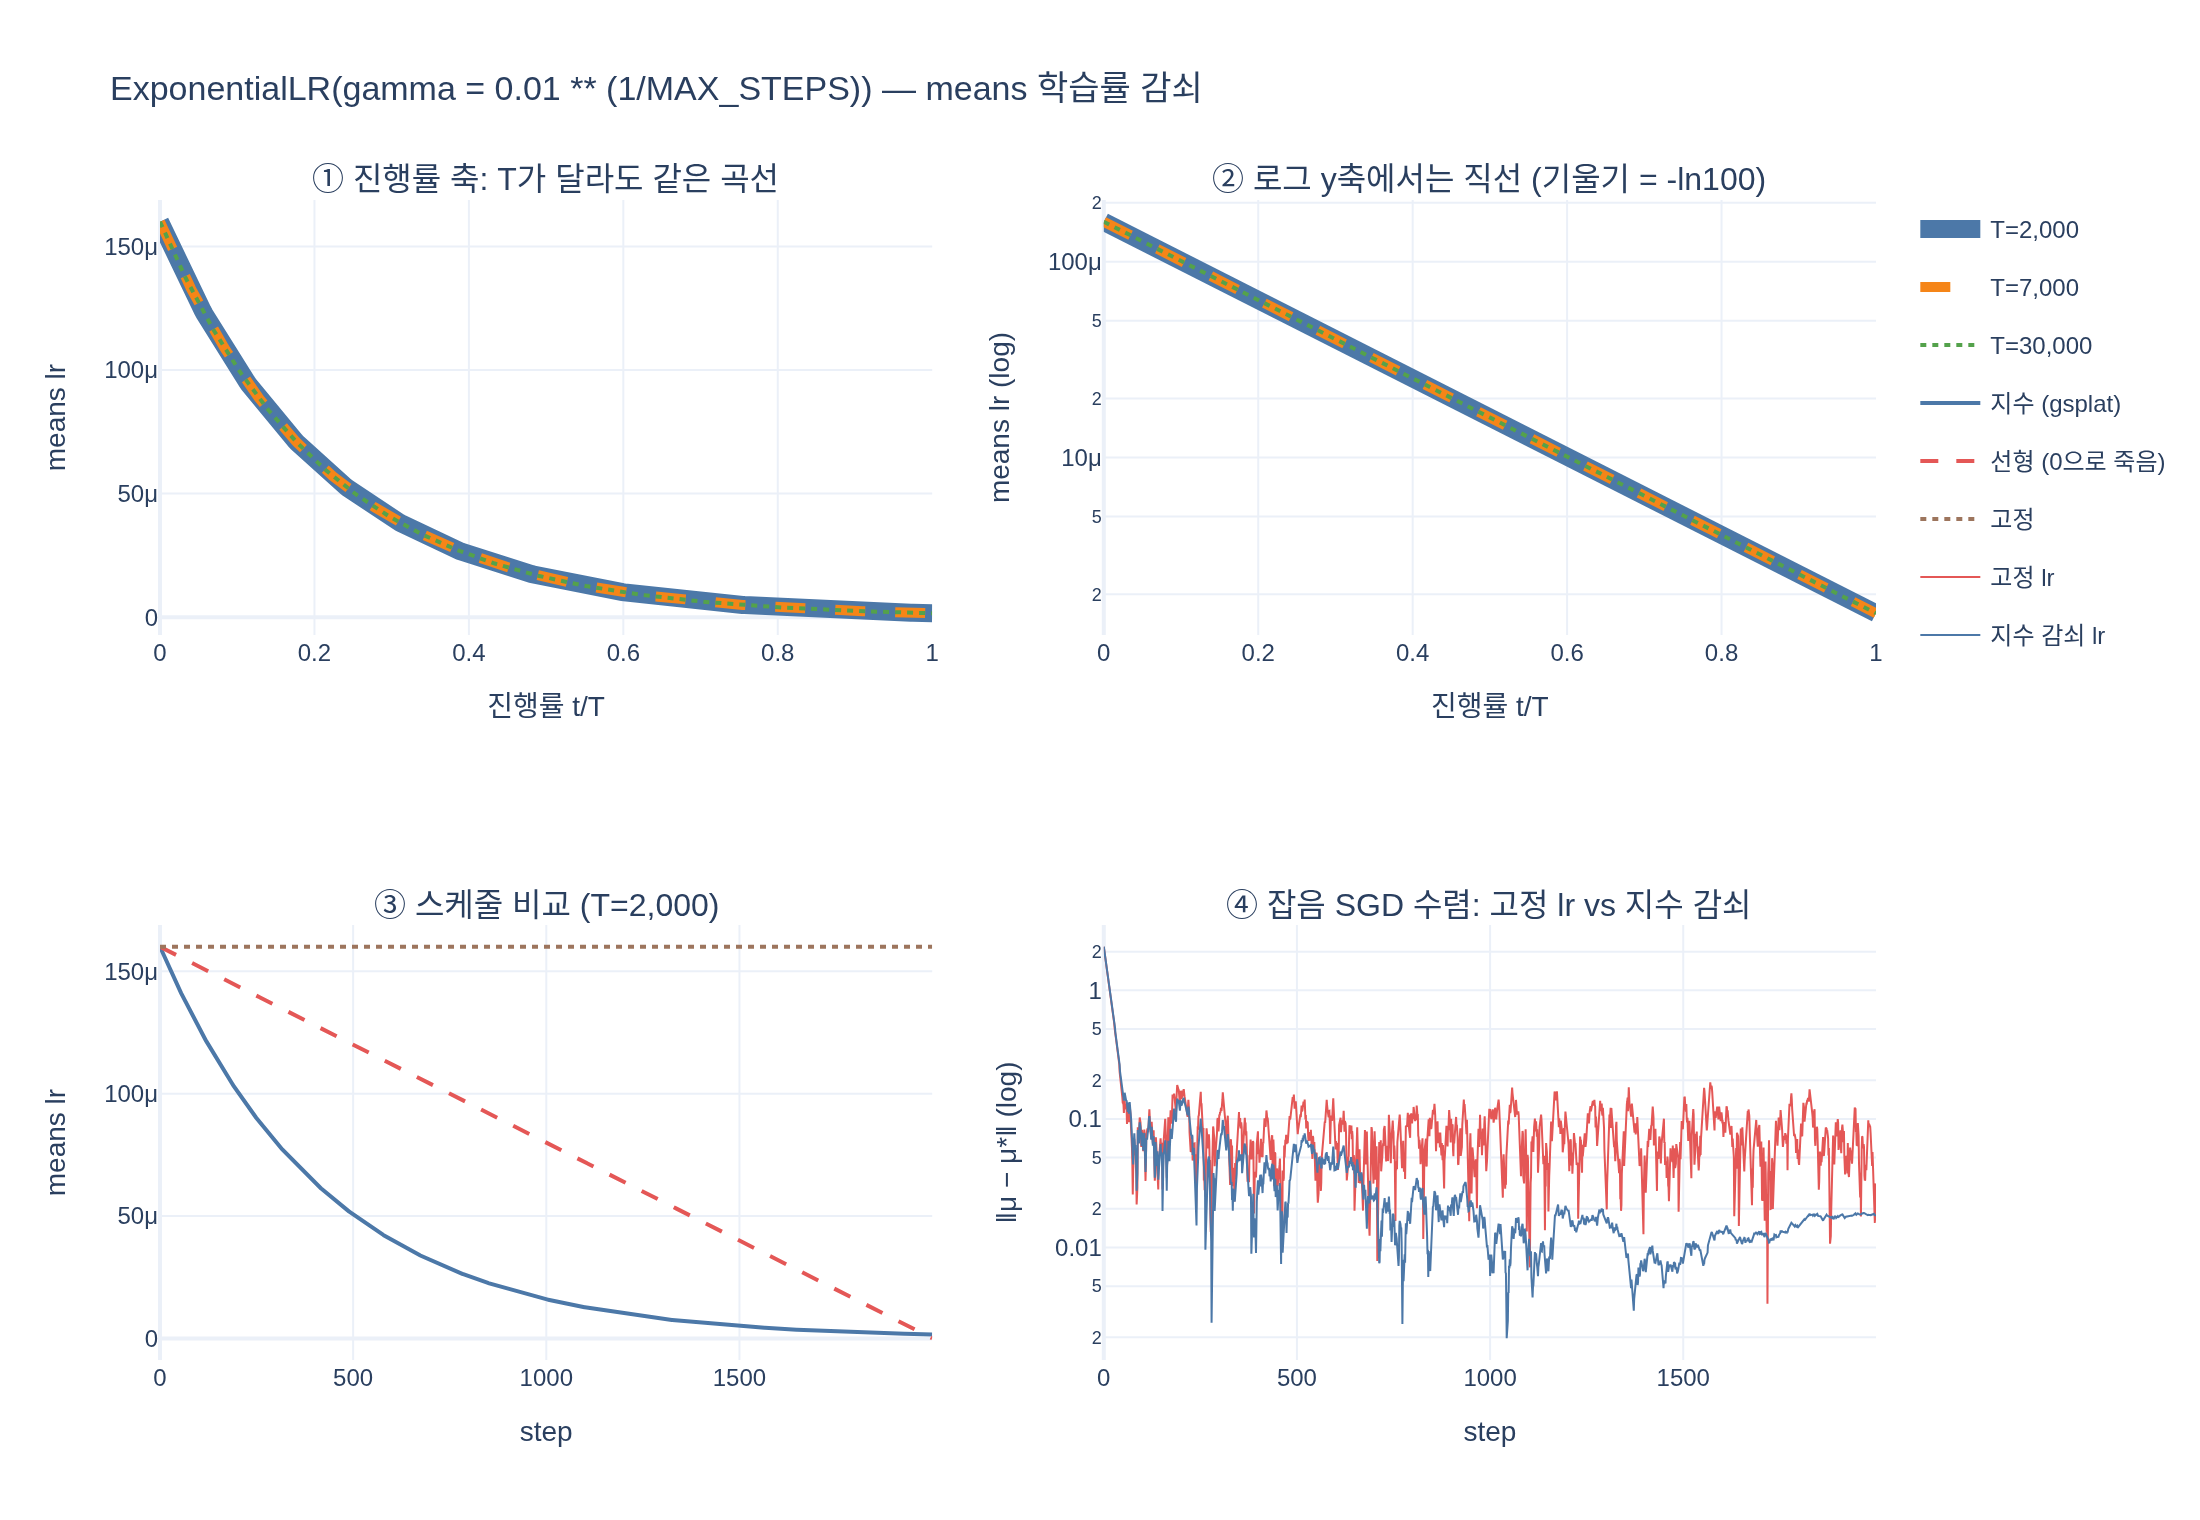

This chart was generated by the following Python code:
# %% [markdown]
# # `means` 학습률 지수 감쇠 스케줄 실습
#
# 질문: **`means`의 학습률 감쇠 스케줄은 어떻게 설정하는가?**
#
# 답: `torch.optim.lr_scheduler.ExponentialLR`에
# $\gamma = 0.01^{1/T}$ (`gamma = 0.01 ** (1.0 / MAX_STEPS)`)를 주어,
# 총 $T$ 스텝에 걸쳐 초기 학습률의 1%까지 지수 감쇠시킨다.
#
# $$\eta_t = \eta_0\,\gamma^{\,t},\qquad \gamma^{\,T}=0.01$$
#
# 이 스크립트는 gsplat을 import하지 않고 (JIT 빌드가 매우 느리다) numpy/torch/plotly로
# 스케줄만 그대로 재현·검증한다.

# %%
# 필요 패키지: numpy, torch, plotly, kaleido
import math

import numpy as np
import plotly.graph_objects as go
import torch
from plotly.subplots import make_subplots


def _show(fig):
    try:
        from IPython import get_ipython

        if get_ipython() is not None:  # VSCode 셀/Jupyter에서만 렌더링
            fig.show()
    except ImportError:
        pass


torch.manual_seed(0)
np.random.seed(0)
print("torch", torch.__version__)
# 출력: torch 2.9.1+cu128

# %% [markdown]
# ## 1단계: `gamma`는 "1%"라는 요구조건을 푼 결과다
#
# 원하는 조건: $\eta_T = 0.01\,\eta_0$. $\eta_t=\eta_0\gamma^t$ 이므로
#
# $$\gamma^T = 0.01 \;\Longleftrightarrow\; \gamma = 0.01^{1/T} = \exp\!\Big(\frac{\ln 0.01}{T}\Big)$$

# %%
for T in (2_000, 7_000, 30_000):
    gamma = 0.01 ** (1.0 / T)
    print(
        f"T={T:6,d}  gamma={gamma:.10f}  "
        f"1스텝 감소율={100*(gamma-1):+.5f}%  gamma^T={gamma**T:.6f}"
    )
# 출력: T= 2,000  gamma=0.9977000638  1스텝 감소율=-0.22999%  gamma^T=0.010000
# 출력: T= 7,000  gamma=0.9993423349  1스텝 감소율=-0.06577%  gamma^T=0.010000
# 출력: T=30,000  gamma=0.9998465061  1스텝 감소율=-0.01535%  gamma^T=0.010000

# %%
# ln 을 이용한 동치 표현 + 반감기 t_(1/2) = T * ln2 / ln100
T = 30_000
gamma = 0.01 ** (1.0 / T)
print("exp(ln(0.01)/T) =", math.exp(math.log(0.01) / T))
print("반감기(step)     =", math.log(2) / (-math.log(gamma)))
print("T * ln2/ln100    =", T * math.log(2) / math.log(100))
# 출력: exp(ln(0.01)/T) = 0.9998465061085267
# 출력: 반감기(step)     = 4515.449934958809
# 출력: T * ln2/ln100    = 4515.449934959717

# %% [markdown]
# ## 2단계: 진짜 `ExponentialLR`로 확인
#
# gsplat 학습 루프와 동일하게 `means` 전용 Adam 하나에만 스케줄러를 붙이고,
# 매 iteration `optimizer.step()` 뒤에 `scheduler.step()`을 호출한다.

# %%
MAX_STEPS = 2_000  # 워크스루 데모 값
scene_scale = 1.0
means = torch.nn.Parameter(torch.zeros(10, 3))  # [N,3] 위치 파라미터
opt_means = torch.optim.Adam([means], lr=1.6e-4 * scene_scale, eps=1e-15)
sched = torch.optim.lr_scheduler.ExponentialLR(
    opt_means, gamma=0.01 ** (1.0 / MAX_STEPS)
)

lr_trace = []
for step in range(MAX_STEPS):
    lr_trace.append(sched.get_last_lr()[0])
    means.grad = torch.zeros_like(means)  # 더미 grad
    opt_means.step()
    opt_means.zero_grad(set_to_none=True)
    sched.step()  # (6) means lr 감쇠

lr_trace = np.array(lr_trace)
lr0 = 1.6e-4 * scene_scale
closed_form = lr0 * (0.01 ** (1.0 / MAX_STEPS)) ** np.arange(MAX_STEPS)
print(f"lr[0]      = {lr_trace[0]:.6e}   (초기값 1.6e-4 * scene_scale)")
print(f"lr[last]   = {lr_trace[-1]:.6e}")
print(f"최종 lr 후 한 스텝 = {sched.get_last_lr()[0]:.6e}  (= 0.01 * lr0)")
print(f"lr[last]/lr[0] = {lr_trace[-1]/lr_trace[0]:.6f}")
print(f"닫힌 형태와의 최대 오차 = {np.abs(lr_trace - closed_form).max():.3e}")
# 출력: lr[0]      = 1.600000e-04   (초기값 1.6e-4 * scene_scale)
# 출력: lr[last]   = 1.603688e-06
# 출력: 최종 lr 후 한 스텝 = 1.600000e-06  (= 0.01 * lr0)
# 출력: lr[last]/lr[0] = 0.010023
# 출력: 닫힌 형태와의 최대 오차 = 1.491e-19

# %% [markdown]
# `scheduler.step()`을 $T$번 호출한 뒤의 학습률이 정확히 $0.01\,\eta_0$이다.
# (루프 안에서 기록한 마지막 값은 $T-1$번 곱한 시점이라 아주 살짝 크다.)
#
# ## 3단계: 총 스텝 수가 달라도 "진행률" 기준 곡선은 같다
#
# $$\eta_t = \eta_0\big(0.01^{1/T}\big)^{sT} = \eta_0 \cdot 100^{-s},\qquad s=\tfrac{t}{T}$$
#
# $T$가 식에서 사라지므로, 2,000스텝 데모와 30,000스텝 본 학습은 진행률 축에서 완전히 겹친다.

# %%
def lr_curve(T, lr0=1.6e-4, n=400):
    t = np.linspace(0, T, n)
    return t, lr0 * (0.01 ** (1.0 / T)) ** t


for T in (2_000, 7_000, 30_000):
    t, lr = lr_curve(T)
    s = t / T
    print(f"T={T:6,d}  s=0.5에서 lr={np.interp(0.5, s, lr):.4e}  (이론 1.6e-4*100^-0.5)")
print("이론값:", 1.6e-4 * 100 ** (-0.5))
# 출력: T= 2,000  s=0.5에서 lr=1.6000e-05  (이론 1.6e-4*100^-0.5)
# 출력: T= 7,000  s=0.5에서 lr=1.6000e-05  (이론 1.6e-4*100^-0.5)
# 출력: T=30,000  s=0.5에서 lr=1.6000e-05  (이론 1.6e-4*100^-0.5)
# 출력: 이론값: 1.6000000000000003e-05

# %% [markdown]
# ## 4단계: 왜 감쇠가 필요한가 — 노이즈가 섞인 목표 위치 따라가기
#
# 실제 3DGS에서는 매 스텝 **다른 이미지 한 장**만 보고 위치를 갱신하므로 기울기에 잡음이 섞인다.
# 잡음이 있는 SGD에서 학습률이 일정하면, 파라미터는 정답 주변을 계속 떠도는
# "잔여 진동(residual jitter)"을 남긴다. 학습률을 줄이면 그 진동 폭도 함께 줄어든다.
#
# 아래는 2차 함수(볼록한 그릇) 위에서 잡음 섞인 기울기로 내려가는 최소 모형이다:
#
# $$L(\mu)=\tfrac12\|\mu-\mu^\star\|^2,\qquad
#   \hat g = (\mu-\mu^\star) + \varepsilon,\;\; \varepsilon\sim\mathcal N(0,\sigma^2 I)$$

# %%
def run_sgd(schedule, T=2_000, lr0=0.05, sigma=0.3, seed=0):
    """schedule: step -> lr 배율. 반환: 정답까지의 거리 궤적."""
    g = torch.Generator().manual_seed(seed)
    mu_star = torch.tensor([1.0, -2.0, 0.5])
    mu = torch.zeros(3)
    dist = []
    for t in range(T):
        grad = (mu - mu_star) + sigma * torch.randn(3, generator=g)
        mu = mu - lr0 * schedule(t) * grad
        dist.append(torch.linalg.norm(mu - mu_star).item())
    return np.array(dist)


T = 2_000
gam = 0.01 ** (1.0 / T)
d_const = run_sgd(lambda t: 1.0, T=T)
d_decay = run_sgd(lambda t: gam**t, T=T)
print(f"고정 lr  : 마지막 200스텝 평균 거리 = {d_const[-200:].mean():.4f}")
print(f"지수 감쇠: 마지막 200스텝 평균 거리 = {d_decay[-200:].mean():.4f}")
print(f"개선 배수 = {d_const[-200:].mean() / d_decay[-200:].mean():.1f}x")
# 출력: 고정 lr  : 마지막 200스텝 평균 거리 = 0.0712
# 출력: 지수 감쇠: 마지막 200스텝 평균 거리 = 0.0175
# 출력: 개선 배수 = 4.1x

# %% [markdown]
# 초반 수렴 속도는 거의 같지만, 후반의 남은 오차가 한 자릿수 줄었다.
# 3DGS에서 이 차이가 곧 "픽셀 이하로 정렬된 선명한 렌더링" 대 "미세하게 흔들려 뭉개진 렌더링"이다.
#
# ## 5단계: MCMCStrategy — 감쇠하는 lr이 곧 담금질 온도
#
# `simple_trainer.py`는 MCMC 전략에 `lr=schedulers[0].get_last_lr()[0]`을 넘기고,
# `gsplat/strategy/mcmc.py`는 `noise_scale = lr * noise_lr` (기본 `noise_lr=5e5`)로
# `means`에 더할 탐색 노이즈 크기를 정한다. 학습률이 100배 줄면 노이즈도 100배 줄어든다.

# %%
NOISE_LR = 5e5
for s in (0.0, 0.25, 0.5, 0.75, 1.0):
    lr_s = 1.6e-4 * 100 ** (-s)
    print(f"진행률 {s:4.0%}  means lr={lr_s:.3e}  noise_scale={lr_s*NOISE_LR:.4f}")
# 출력: 진행률   0%  means lr=1.600e-04  noise_scale=80.0000
# 출력: 진행률  25%  means lr=5.060e-05  noise_scale=25.2982
# 출력: 진행률  50%  means lr=1.600e-05  noise_scale=8.0000
# 출력: 진행률  75%  means lr=5.060e-06  noise_scale=2.5298
# 출력: 진행률 100%  means lr=1.600e-06  noise_scale=0.8000

# %% [markdown]
# ## 6단계: 시각화
#
# 1. 진행률 축에서 겹치는 감쇠 곡선 (선형 y축)
# 2. 같은 곡선을 로그 y축으로 — $\ln\eta_t = \ln\eta_0 - \frac{t}{T}\ln 100$ 이므로 직선
# 3. 감쇠 스케줄 후보 비교 (지수 vs 선형 vs 고정)
# 4. 고정 lr vs 지수 감쇠의 수렴 궤적

# %%
fig = make_subplots(
    rows=2,
    cols=2,
    subplot_titles=(
        "① 진행률 축: T가 달라도 같은 곡선",
        "② 로그 y축에서는 직선 (기울기 = -ln100)",
        "③ 스케줄 비교 (T=2,000)",
        "④ 잡음 SGD 수렴: 고정 lr vs 지수 감쇠",
    ),
)

# 세 곡선이 정확히 겹치므로, 겹침이 보이도록 굵기/점선을 달리 준다
styles = {
    2_000: dict(color="#4C78A8", width=9, dash="solid"),
    7_000: dict(color="#F58518", width=5, dash="dash"),
    30_000: dict(color="#54A24B", width=2, dash="dot"),
}
for T_ in (2_000, 7_000, 30_000):
    t, lr = lr_curve(T_)
    for r, c in ((1, 1), (1, 2)):
        fig.add_trace(
            go.Scatter(
                x=t / T_,
                y=lr,
                name=f"T={T_:,}",
                line=styles[T_],
                legendgroup=str(T_),
                showlegend=(r == 1 and c == 1),
            ),
            row=r,
            col=c,
        )
fig.update_yaxes(type="log", row=1, col=2)

T_ = 2_000
t = np.arange(T_)
lr0 = 1.6e-4
fig.add_trace(
    go.Scatter(x=t, y=lr0 * (0.01 ** (1.0 / T_)) ** t, name="지수 (gsplat)",
               line=dict(color="#4C78A8", width=2)),
    row=2, col=1,
)
fig.add_trace(
    go.Scatter(x=t, y=lr0 * (1 - t / T_), name="선형 (0으로 죽음)",
               line=dict(color="#E45756", width=2, dash="dash")),
    row=2, col=1,
)
fig.add_trace(
    go.Scatter(x=t, y=np.full_like(t, lr0, dtype=float), name="고정",
               line=dict(color="#9D755D", width=2, dash="dot")),
    row=2, col=1,
)

fig.add_trace(
    go.Scatter(x=np.arange(T), y=d_const, name="고정 lr",
               line=dict(color="#E45756", width=1)),
    row=2, col=2,
)
fig.add_trace(
    go.Scatter(x=np.arange(T), y=d_decay, name="지수 감쇠 lr",
               line=dict(color="#4C78A8", width=1)),
    row=2, col=2,
)
fig.update_yaxes(type="log", row=2, col=2)

fig.update_xaxes(title_text="진행률 t/T", row=1, col=1)
fig.update_xaxes(title_text="진행률 t/T", row=1, col=2)
fig.update_xaxes(title_text="step", row=2, col=1)
fig.update_xaxes(title_text="step", row=2, col=2)
fig.update_yaxes(title_text="means lr", row=1, col=1)
fig.update_yaxes(title_text="means lr (log)", row=1, col=2)
fig.update_yaxes(title_text="means lr", row=2, col=1)
fig.update_yaxes(title_text="‖μ − μ*‖ (log)", row=2, col=2)
fig.update_layout(
    title="ExponentialLR(gamma = 0.01 ** (1/MAX_STEPS)) — means 학습률 감쇠",
    template="plotly_white",
    width=1100,
    height=760,
)

_show(fig)
fig.write_image("expy.png", scale=2)
print("saved expy.png")
# 출력: saved expy.png

# %% [markdown]
# ## 정리
#
# - `gamma = 0.01 ** (1.0 / MAX_STEPS)`는 "$T$ 스텝 뒤 1%"라는 조건 $\gamma^T=0.01$의 유일한 해다.
# - `ExponentialLR`은 `scheduler.step()`마다 `lr`에 $\gamma$를 곱한다 — **매 iteration**, `optimizer.step()` 뒤에.
# - 스케줄이 붙는 건 `means`(+ 옵션인 pose / post-processing)뿐이고, 나머지 파라미터는 고정 lr이다.
# - 진행률 $t/T$ 기준으로는 항상 $100^{-t/T}$ 라 총 스텝 수를 바꿔도 스케줄을 다시 튜닝할 필요가 없다.
# - MCMC 전략에서는 이 lr이 그대로 탐색 노이즈 크기가 되어 담금질(annealing) 효과를 낸다.
